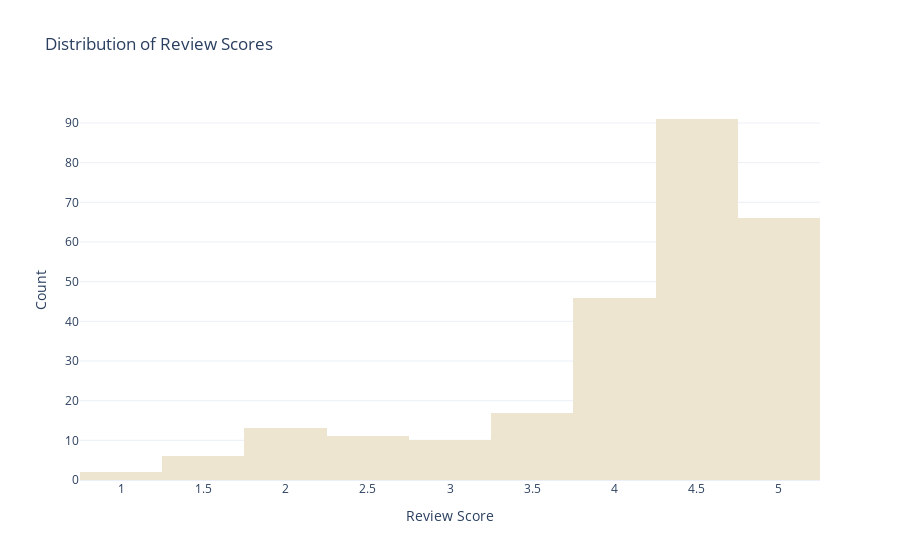

Notebook source saved alongside this figure:
### Code cell
fig = px.histogram(df, x='review_score', nbins=20, title='Distribution of Review Scores',
                   labels={'review_score': 'Review Score'},
                   color_discrete_sequence=px.colors.sequential.Brwnyl)

fig.update_layout(
    xaxis_title='Review Score',
    yaxis_title='Count',
    template='plotly_white'
)

fig.show()

### Figure 1 — Plotly figure (JSON) as saved in the notebook; plotly's stock layout.template omitted (floating-point values rounded to 4 significant figures; data arrays with more than 128 entries replaced by an {"elided": "..."} marker saying what was removed)
{"data": [{"alignmentgroup": "True", "bingroup": "x", "hovertemplate": "Review Score=%{x}<br>count=%{y}<extra></extra>", "legendgroup": "", "marker": {"color": "rgb(237, 229, 207)", "pattern": {"shape": ""}}, "name": "", "nbinsx": 20, "offsetgroup": "", "orientation": "v", "showlegend": false, "type": "histogram", "x": {"elided": "262 float values"}, "xaxis": "x", "yaxis": "y"}], "layout": {"barmode": "relative", "legend": {"tracegroupgap": 0}, "title": {"text": "Distribution of Review Scores"}, "xaxis": {"anchor": "y", "domain": [0, 1], "title": {"text": "Review Score"}}, "yaxis": {"anchor": "x", "domain": [0, 1], "title": {"text": "Count"}}}}
